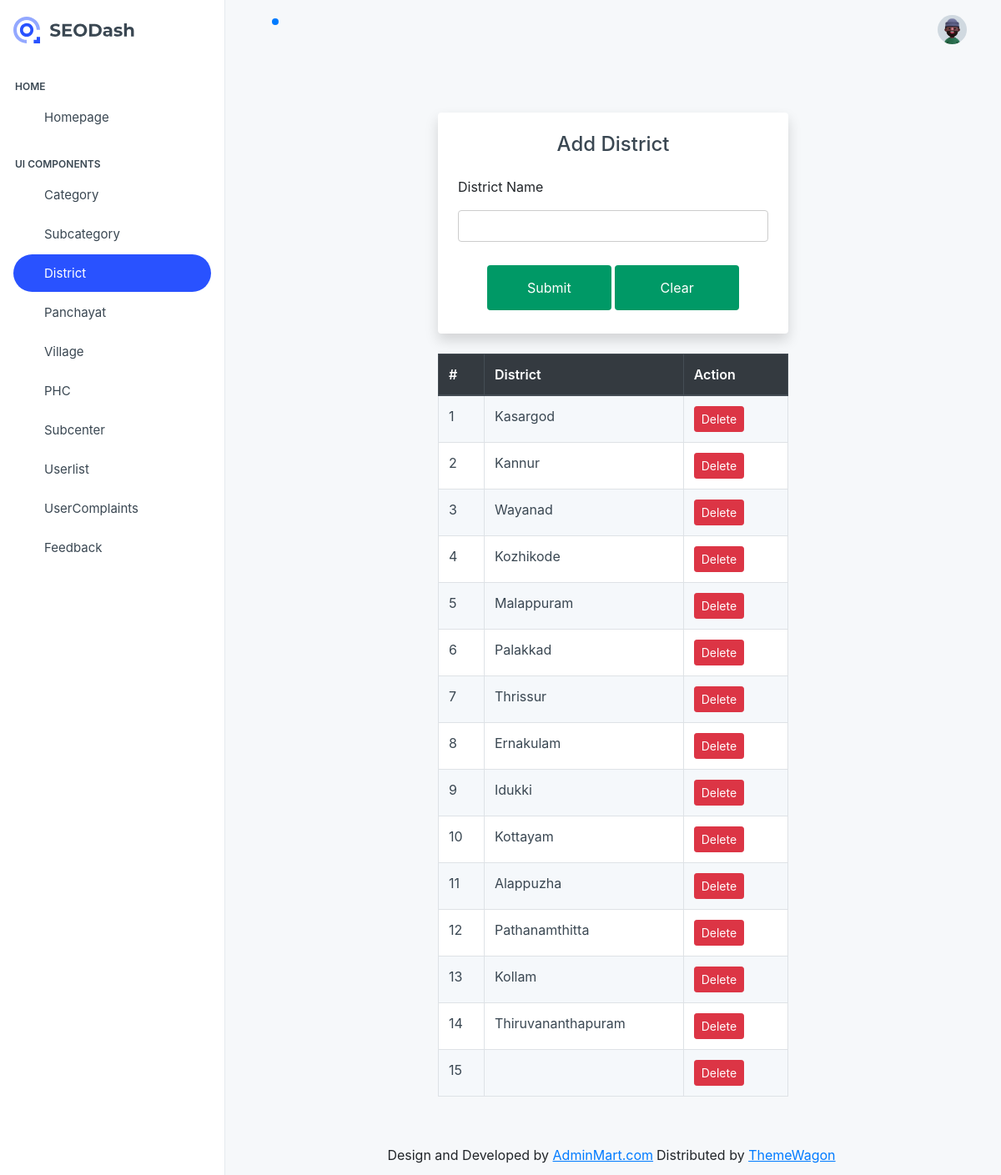
Page /project/Admin/District.php (signed in) on the committed database.
### tables this page shows
CREATE TABLE `tbl_district` (
  `district_id` int(11) NOT NULL,
  `district_name` varchar(50) NOT NULL
);

### project/Admin/District.php (the view, shortened to what this page needs)
<?php
include('../Asset/connection/connection.php');
include('Head.php');
?>
<!DOCTYPE html>
<html lang="en">
<head>
    <link href="https://stackpath.bootstrapcdn.com/bootstrap/4.5.2/css/bootstrap.min.css" rel="stylesheet">
</head>
<body>
    <div class="container form-container">
        <div class="row justify-content-center">
            <div class="col-md-6">
                <form id="form1" name="form1" method="post" action="" class="bg-white p-4 shadow rounded">
                    <h4 class="text-center mb-4">Add District</h4>
                    <div class="form-group">
                        <label for="txt_name">District Name</label>
                        <input type="text" name="txt_name" id="txt_name" class="form-control" required />
                    </div>
                    <div class="text-center">
                        <input type="submit" name="bt_submit" id="bt_submit" value="Submit" class="btn btn-primary" />
                        <input type="reset" name="bt_clear" id="bt_clear" value="Clear" class="btn btn-secondary" />
                    </div>
                </form>
                <table class="table table-bordered table-striped mt-4">
                    <thead class="thead-dark">
                        <tr>
                            <th>#</th>
                            <th>District</th>
                            <th>Action</th>
                        </tr>
                    </thead>
                    <tbody>
                        <?php
                        $i = 0;
                        $selqry = "select * from tbl_district";
                        $result = $con->query($selqry);
                        while ($row = $result->fetch_assoc()) {
                            $i++;
                        ?>
                            <tr>
                                <td><?php echo $i ?></td>
                                <td><?php echo $row["district_name"]; ?></td>
                                <td><a href="District.php?did=<?php echo $row["district_id"]; ?>" class="btn btn-danger btn-sm">Delete</a></td>
                            </tr>
                        <?php
                        }
                        ?>
                    </tbody>
                </table>
            </div>
        </div>
    </div>
</body>
</html>
<?php
include('Foot.php');
?>

### project/Asset/Templates/form.css (style rules this page uses)
input[type=text],[type=password],[type=email],[type=date], select { width: 100%; padding: 12px 20px; margin: 8px 0; display: inline-block; border: 1px solid #ccc; border-radius: 4px; box-sizing: border-box; }
input[type=submit] { width: 40%; background-color: #096; color: white; padding: 15px; margin: 4px 0; border: none; border-radius: 4px; cursor: pointer; }
input[type=reset] { width: 40%; background-color: #096; color: white; padding: 15px; margin: 4px 0; border: none; border-radius: 4px; cursor: pointer; }

### project/Admin/District.php (style rules this page uses)
body { background-color: #f8f9fa; }
.form-container { margin-top: 50px; }
table { width: 100%; }
.table-bordered { margin-top: 20px; }
.btn { margin-right: 10px; }

### rows in the picture
tbl_district: district_name "Kasargod"
tbl_district: district_name "Kannur"
tbl_district: district_name "Wayanad"
tbl_district: district_name "Kozhikode"
tbl_district: district_name "Malappuram"
tbl_district: district_name "Palakkad"
tbl_district: district_name "Thrissur"
tbl_district: district_name "Ernakulam"
tbl_district: district_name "Idukki"
tbl_district: district_name "Kottayam"
tbl_district: district_name "Alappuzha"
tbl_district: district_name "Pathanamthitta"
tbl_district: district_name "Kollam"
tbl_district: district_name "Thiruvananthapuram"
